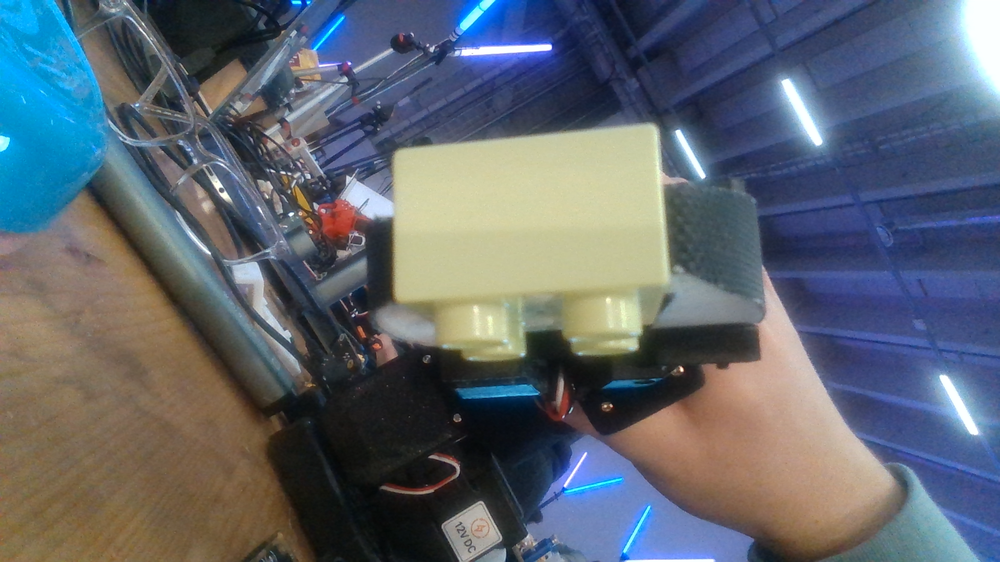
#> input picture vision/good/good/20261114_120115_4af69576_002.png, 1000 x 562 px, shrunk from 1920 x 1080 before the run, given as the content of the folder good/good/20261114_120115_4af69576_002.png, which was not available
$ python augment.py --input good/good/20261114_120115_4af69576_002.png --out out.png
#> lines starting #> are read from the running program, lines starting #| are printed output that depends on the picture
"""Make extra *good* training images by small, realistic variations of the real ones.

PatchCore/PaDiM learn "normal" from every patch they see, so variations widen what counts as
normal. Only variations the real pipeline produces are allowed:
  - small rotation / shift / scale  (brick lies a bit differently each time)
  - brightness / contrast           (lamp or room light changes a little)
  - optional horizontal flip        (only for faces that are mirror-symmetric)
Deliberately NOT done: hue / saturation changes - that would make "another colour" normal and
hide coloured marker defects.

Example:
    python vision/augment.py --input dataset/training/good --out results/aug/training/good --copies 3
    (train.py --augment 3 does this automatically)
"""

import argparse
import random
import shutil
from pathlib import Path

import cv2
import numpy as np

IMAGE_EXT = (".png", ".jpg", ".jpeg", ".bmp")


def parse_args() -> argparse.Namespace:
    p = argparse.ArgumentParser(description=__doc__, formatter_class=argparse.RawDescriptionHelpFormatter)
    p.add_argument("--input", type=Path, required=True)
    p.add_argument("--out", type=Path, required=True)
    p.add_argument("--copies", type=int, default=3, help="augmented copies per image (originals are kept)")
    p.add_argument("--flip", action="store_true", help="allow horizontal flips (symmetric faces only)")
    p.add_argument("--seed", type=int, default=0)
    return p.parse_args()


def vary(img: np.ndarray, rng: random.Random, flip: bool, rot=8.0, shift=0.03, scale=0.05,
         bright=0.10, contrast=0.10) -> np.ndarray:
    h, w = img.shape[:2]
    m = cv2.getRotationMatrix2D((w / 2, h / 2), rng.uniform(-rot, rot), 1 + rng.uniform(-scale, scale))
    m[:, 2] += (rng.uniform(-shift, shift) * w, rng.uniform(-shift, shift) * h)
    out = cv2.warpAffine(img, m, (w, h), flags=cv2.INTER_LINEAR, borderMode=cv2.BORDER_REFLECT_101)
    if flip and rng.random() < 0.5:
        out = cv2.flip(out, 1)
    a = 1 + rng.uniform(-contrast, contrast)
    b = 255 * rng.uniform(-bright, bright)
    mean = out.mean()
    return np.clip((out.astype(np.float32) - mean) * a + mean + b, 0, 255).astype(np.uint8)


def make_augmented(src: Path, dst: Path, copies: int, flip: bool = False, seed: int = 0) -> int:
    """Copy originals + `copies` variants of each into dst (cleared first). Returns image count."""
#> called with copies = 3, flip = False, seed = 0
    rng = random.Random(seed)
    if dst.exists():
        shutil.rmtree(dst)
    dst.mkdir(parents=True)
    n = 0
    for p in sorted(q for q in src.rglob("*") if q.suffix.lower() in IMAGE_EXT):
        shutil.copy2(p, dst / p.name)
        img = cv2.imread(str(p))
#> img is the input picture: shape (562, 1000, 3); mean B, G, R 111.6, 102, 94.4
        for k in range(copies):
            cv2.imwrite(str(dst / f"{p.stem}_aug{k}.png"), vary(img, rng, flip))
#> this loop made 3 passes
#> pass 1, in vary, `out = cv2.warpAffine(img, m, (w, h), flags=cv2.INTER_LINEAR, borderMod..`:
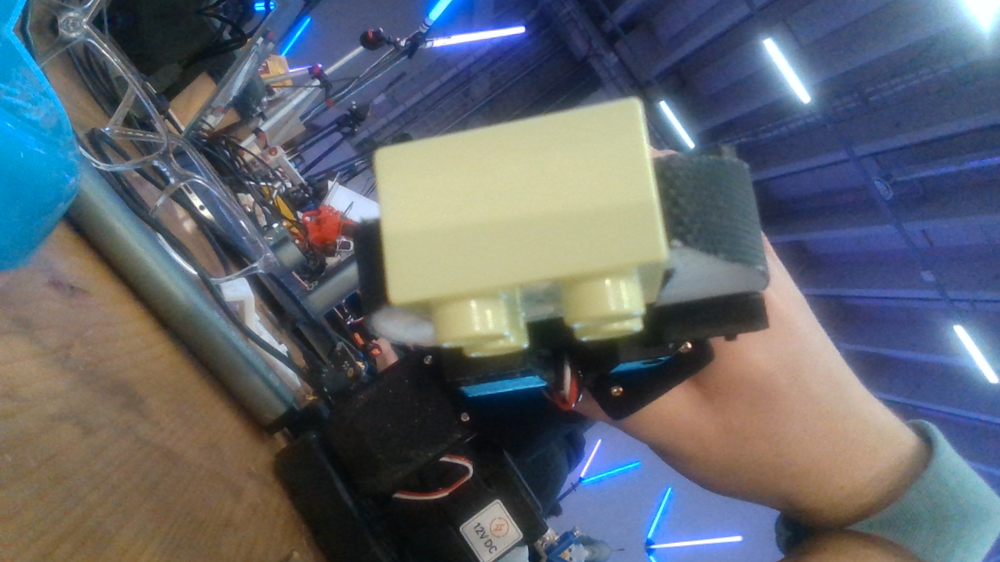
#> out: shape (562, 1000, 3); mean B, G, R 110.4, 101.8, 95.8
#> pass 2, in vary (call 2), `out = cv2.warpAffine(img, m, (w, h), flags=cv2.INTER_LINEAR, borderMod..`:
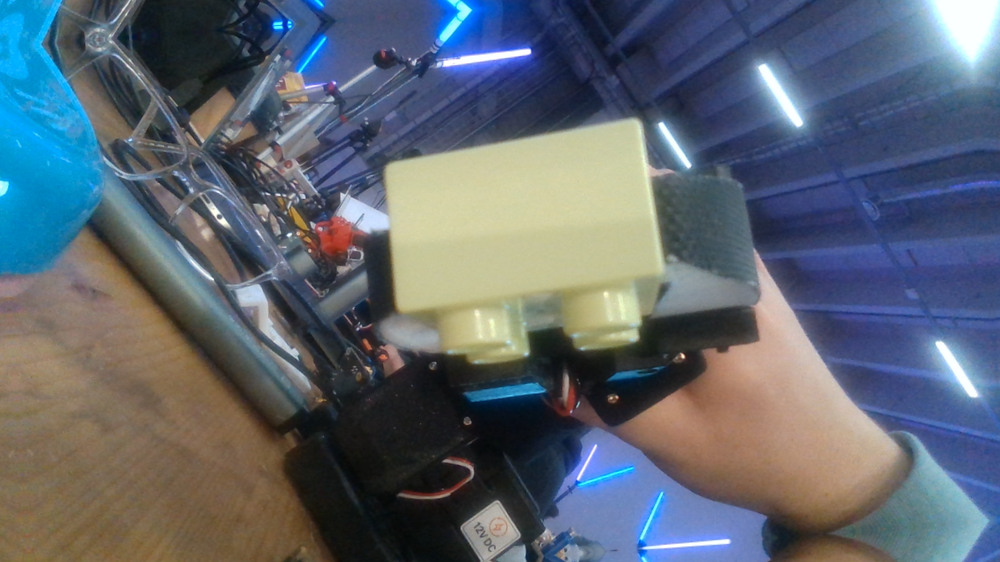
#> out: shape (562, 1000, 3); mean B, G, R 112.8, 102.2, 93.5
        n += 1 + copies
    return n


def main() -> None:
    args = parse_args()
    n = make_augmented(args.input, args.out, args.copies, args.flip, args.seed)
    print(f"{n} images in {args.out}")


if __name__ == "__main__":
    main()

$ run again, on vision/good/good/20261114_120115_4af69576_003.png
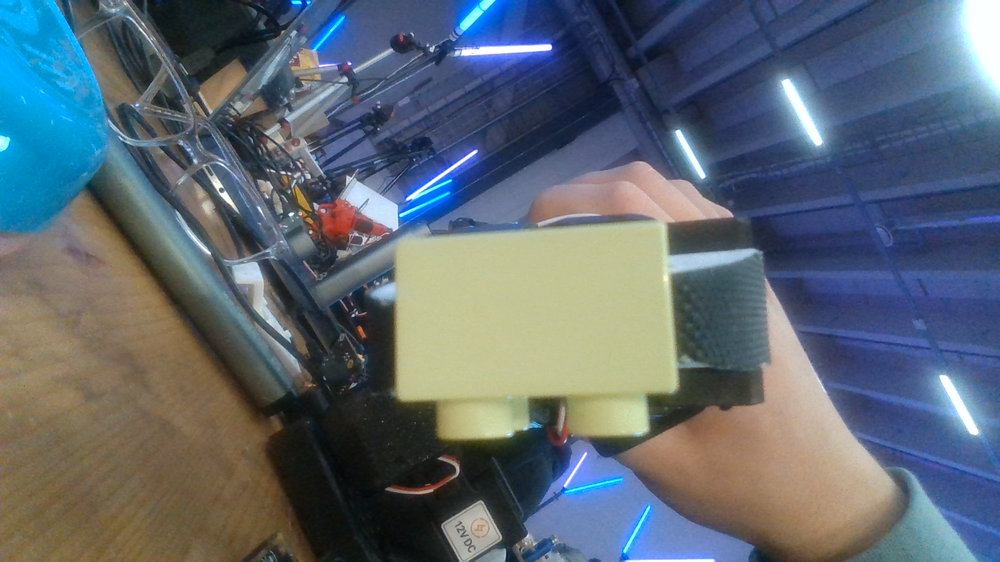
#> input picture vision/good/good/20261114_120115_4af69576_003.png, 1000 x 562 px, shrunk from 1920 x 1080 before the run, given as the content of the folder good/good/20261114_120115_4af69576_003.png, which was not available
#> in make_augmented, img is the input picture: shape (562, 1000, 3); mean B, G, R 114.3, 104.3, 93.4
#> the loop in make_augmented, `for k in range(copies):` made 3 passes
#> pass 1, in vary, `out = cv2.warpAffine(img, m, (w, h), flags=cv2.INTER_LINEAR, borderMod..`:
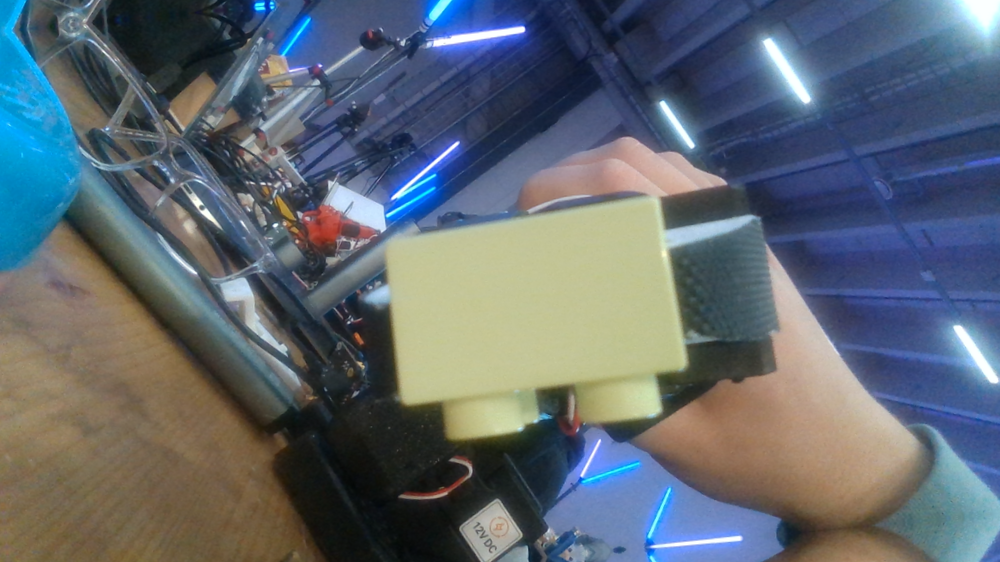
#> out: shape (562, 1000, 3); mean B, G, R 113.3, 104.4, 95.1
#> pass 2, in vary (call 2), `out = cv2.warpAffine(img, m, (w, h), flags=cv2.INTER_LINEAR, borderMod..`:
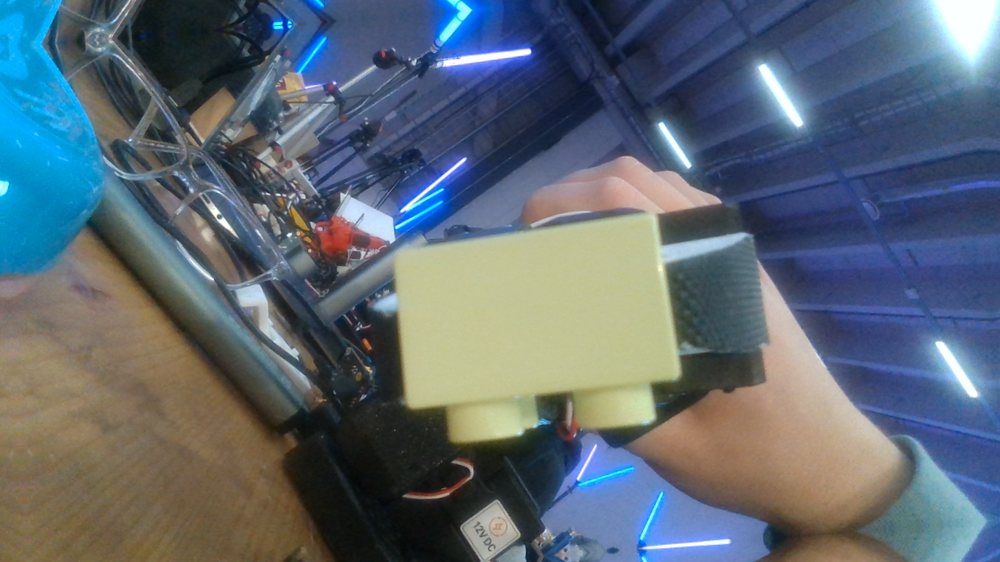
#> out: shape (562, 1000, 3); mean B, G, R 115.4, 104.6, 92.7

$ run again, on vision/good/good/20261114_120115_4af69576_004.png
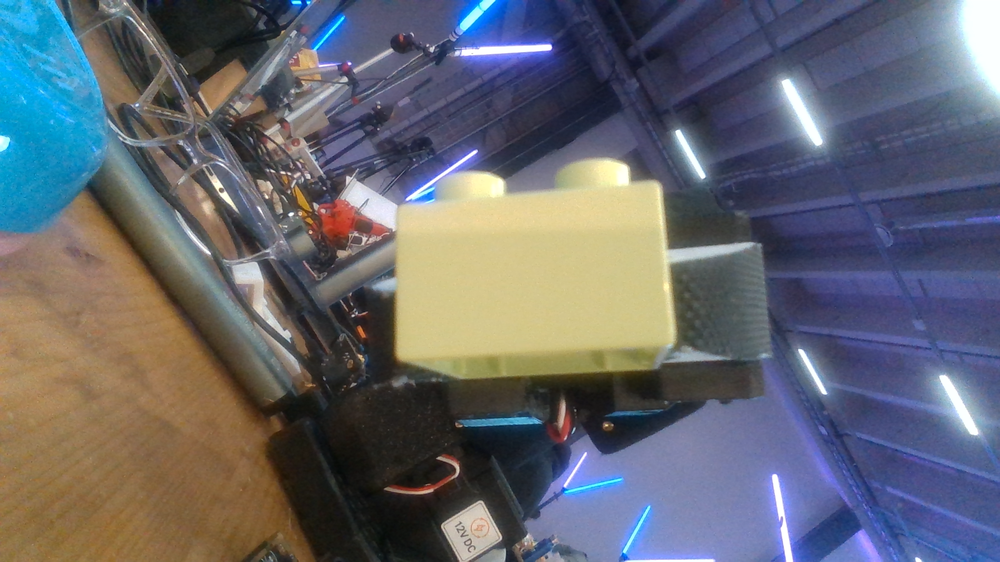
#> input picture vision/good/good/20261114_120115_4af69576_004.png, 1000 x 562 px, shrunk from 1920 x 1080 before the run, given as the content of the folder good/good/20261114_120115_4af69576_004.png, which was not available
#> in make_augmented, img is the input picture: shape (562, 1000, 3); mean B, G, R 110.9, 102.9, 100.7
#> the loop in make_augmented, `for k in range(copies):` made 3 passes
#> pass 1, in vary, `out = cv2.warpAffine(img, m, (w, h), flags=cv2.INTER_LINEAR, borderMod..`:
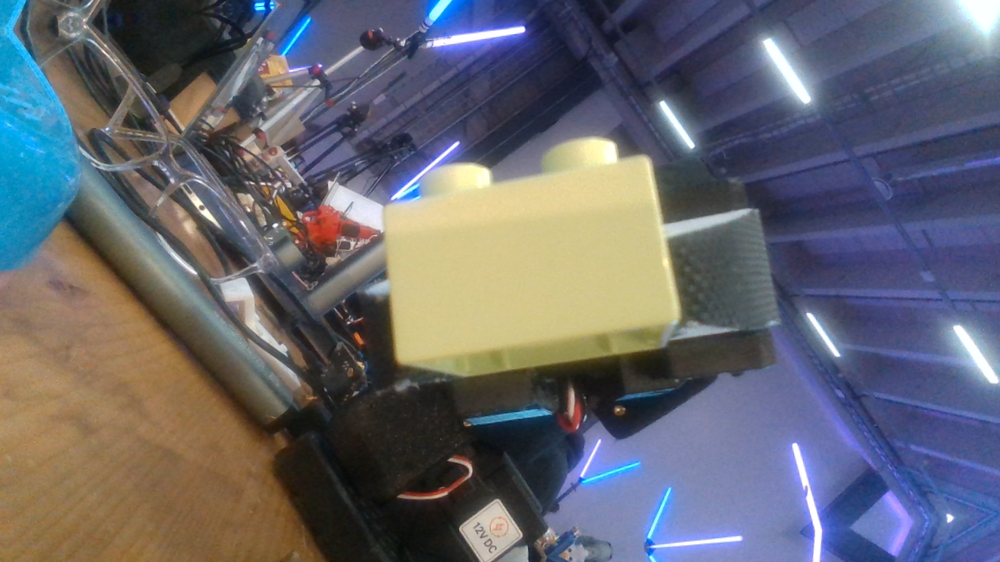
#> out: shape (562, 1000, 3); mean B, G, R 111, 102.5, 101.4
#> pass 2, in vary (call 2), `out = cv2.warpAffine(img, m, (w, h), flags=cv2.INTER_LINEAR, borderMod..`:
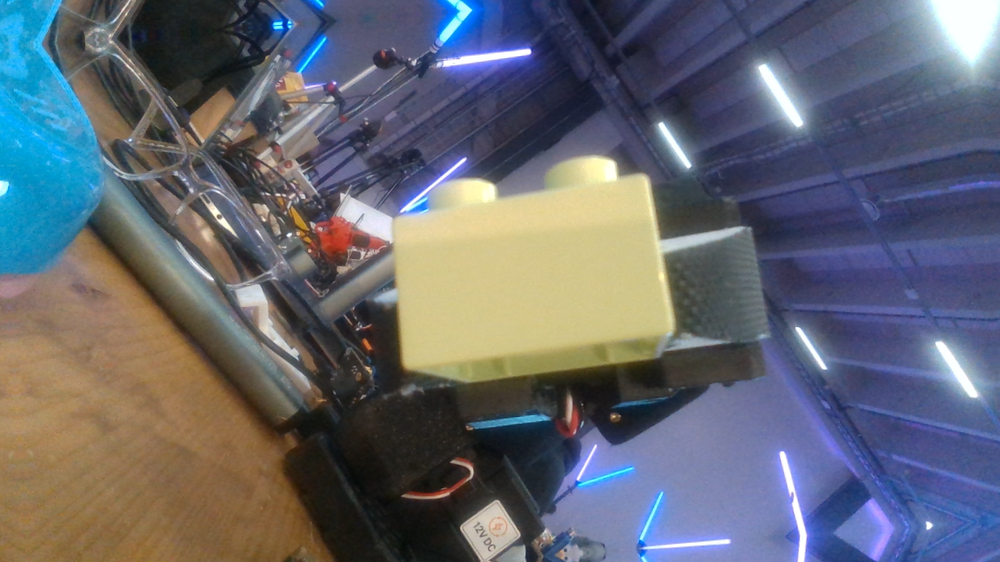
#> out: shape (562, 1000, 3); mean B, G, R 112.9, 103.2, 99.9
